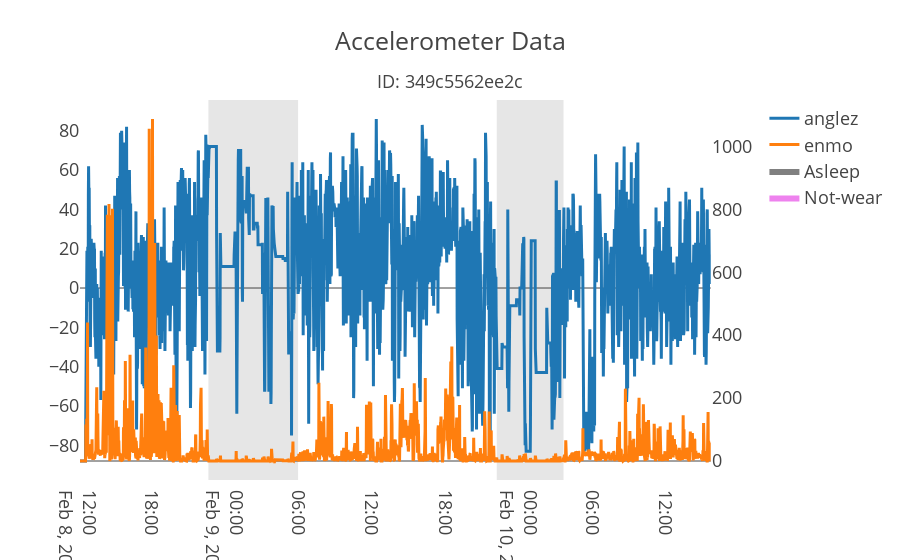

Notebook code cell kept with this figure:
### Code cell
%timeit
plot_data_polars(df, idx=df["series_id"].unique().to_numpy()[0])

### Figure 1 — Plotly figure (JSON) as saved in the notebook; plotly's stock layout.template omitted (floating-point values rounded to 4 significant figures; data arrays with more than 128 entries replaced by an {"elided": "..."} marker saying what was removed)
{"data": [{"mode": "lines", "name": "anglez", "type": "scatter", "x": {"elided": "3090 str values"}, "xaxis": "x", "y": {"elided": "3090 int values"}, "yaxis": "y"}, {"mode": "lines", "name": "enmo", "type": "scatter", "x": {"elided": "3090 str values"}, "xaxis": "x", "y": {"elided": "3090 int values"}, "yaxis": "y2"}, {"fill": "tozeroy", "fillcolor": "gray", "line": {"color": "gray", "width": 0}, "mode": "lines", "name": "Asleep", "opacity": 0.2, "type": "scatter", "x": [null], "y": [null]}, {"fill": "tozeroy", "fillcolor": "violet", "line": {"color": "violet", "width": 0}, "mode": "lines", "name": "Not-wear", "opacity": 0.7, "type": "scatter", "x": [null], "y": [null]}], "layout": {"autosize": true, "shapes": [{"fillcolor": "gray", "layer": "below", "line": {"width": 0}, "opacity": 0.2, "type": "rect", "x0": "2019-02-08T22:29:00", "x1": "2019-02-09T05:48:00", "xref": "x", "y0": 0, "y1": 1, "yref": "y domain"}, {"fillcolor": "gray", "layer": "below", "line": {"width": 0}, "opacity": 0.2, "type": "rect", "x0": "2019-02-09T22:01:00", "x1": "2019-02-10T03:28:00", "xref": "x", "y0": 0, "y1": 1, "yref": "y domain"}], "title": {"text": "Accelerometer Data<br><sub>ID: 349c5562ee2c</sub>"}, "xaxis": {"anchor": "y", "autorange": true, "domain": [0, 0.94], "range": ["2019-02-08 12:00", "2019-02-10 15:29"], "showgrid": false, "type": "date"}, "yaxis": {"anchor": "x", "autorange": true, "domain": [0, 1], "range": [-97.67, 95.67], "showgrid": false, "type": "linear"}, "yaxis2": {"anchor": "x", "autorange": true, "overlaying": "y", "range": [-60.39, 1147.0], "showgrid": false, "side": "right", "type": "linear"}}}
